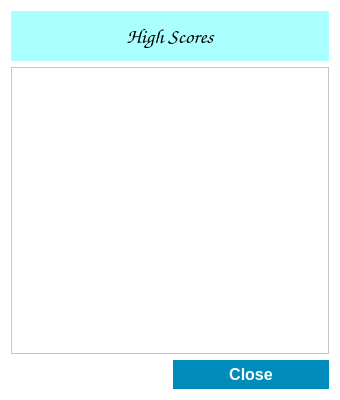
<?xml version="1.0" encoding="UTF-8"?>
<ui version="4.0">
 <class>Form</class>
 <widget class="QWidget" name="Form">
  <property name="geometry">
   <rect>
    <x>0</x>
    <y>0</y>
    <width>340</width>
    <height>400</height>
   </rect>
  </property>
  <property name="windowTitle">
   <string>High Score List</string>
  </property>
  <property name="windowIcon">
   <iconset resource="img/icons.qrc">
    <normaloff>:/mainIcon.ico</normaloff>:/mainIcon.ico</iconset>
  </property>
  <property name="styleSheet">
   <string notr="true">QWidget{
background-color: rgb(255, 255, 255);
}

QPushButton{
background-color: #008CBA;
color: white;
font-size: 16px;
padding: 5px 0;
border: 0;
font-family: &quot;Comic Sans MS&quot;;
font-weight: bold;
}

QPushButton:hover{
background-color: rgb(0, 170, 255);
}

QPushButton:pressed{
background-color: blue;
}</string>
  </property>
  <layout class="QGridLayout" name="gridLayout">
   <item row="1" column="0" colspan="2">
    <widget class="QTextEdit" name="textEdit">
     <property name="enabled">
      <bool>false</bool>
     </property>
    </widget>
   </item>
   <item row="2" column="1">
    <widget class="QPushButton" name="pushButton">
     <property name="text">
      <string>Close</string>
     </property>
    </widget>
   </item>
   <item row="0" column="0" colspan="2">
    <widget class="QLabel" name="label">
     <property name="minimumSize">
      <size>
       <width>0</width>
       <height>50</height>
      </size>
     </property>
     <property name="font">
      <font>
       <family>Comic Sans MS</family>
       <pointsize>16</pointsize>
       <weight>75</weight>
       <bold>true</bold>
      </font>
     </property>
     <property name="styleSheet">
      <string notr="true">background-color: rgb(170, 255, 255);</string>
     </property>
     <property name="text">
      <string>High Scores</string>
     </property>
     <property name="alignment">
      <set>Qt::AlignCenter</set>
     </property>
    </widget>
   </item>
  </layout>
 </widget>
 <resources>
  <include location="img/icons.qrc"/>
 </resources>
 <connections/>
</ui>
